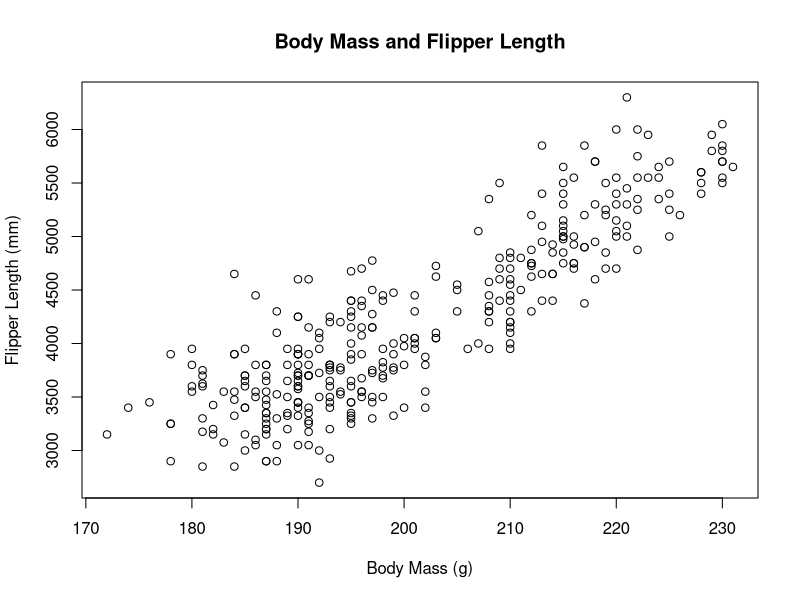
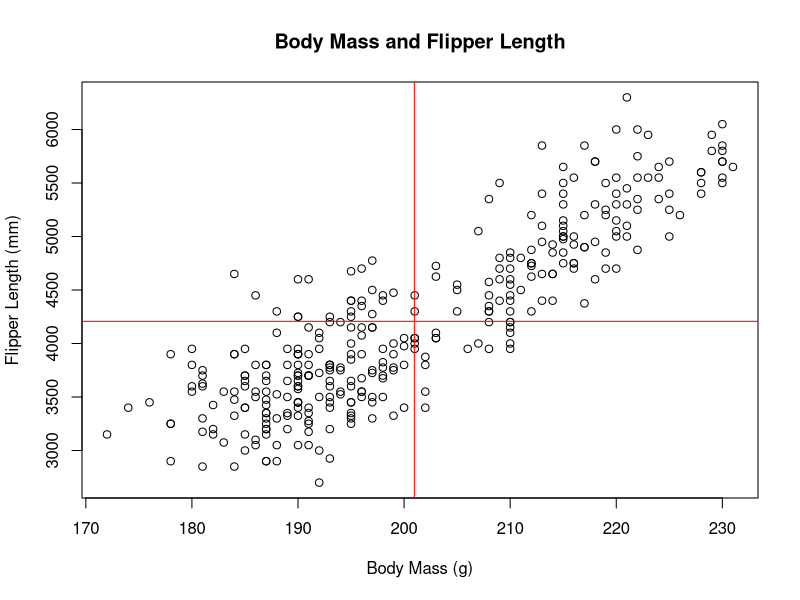
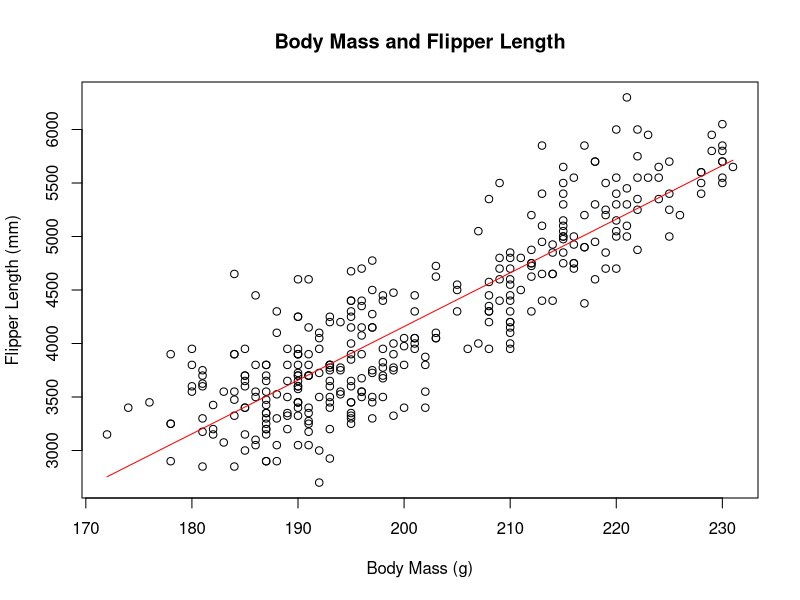
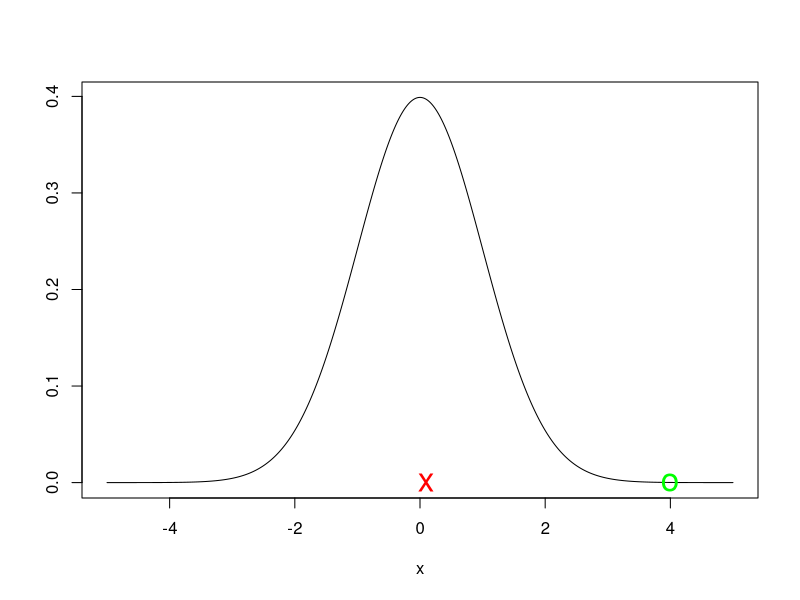
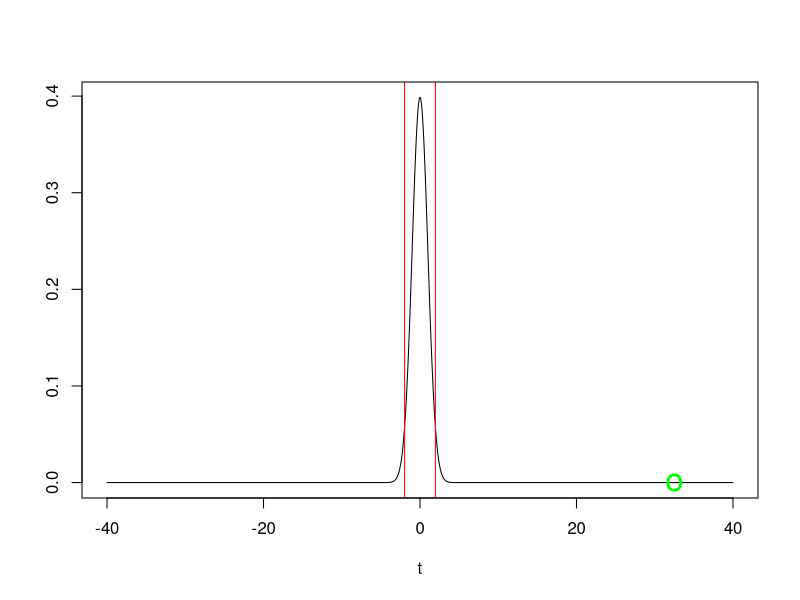

Here is the R script that generated these plots, in order:
## ---- chunk 1
knitr::opts_chunk$set(echo = TRUE)

## ---- chunk 2
library(tidyverse)
library(magrittr)
library(palmerpenguins)
## ---- chunk 3
penguins %>% head # the %>% is a code pipe, and comes from the package `magrittr`, this line is equivalent to `head(penguins)`
## ---- chunk 4
x = penguins %>% drop_na %>% pull(flipper_length_mm)
y = penguins %>% drop_na %>% pull(body_mass_g)
plot(x,y,
     main='Body Mass and Flipper Length',
     xlab='Body Mass (g)',
     ylab='Flipper Length (mm)')
## ---- chunk 5
x.bar = x %>% mean
y.bar = y %>% mean

plot(x,y,
     main='Body Mass and Flipper Length',
     xlab='Body Mass (g)',
     ylab='Flipper Length (mm)')
abline(v=x.bar, col='red')
abline(h=y.bar, col='red')
## ---- chunk 6
n = length(x)
cov1 = (1/(n-1)) * sum((x-x.bar)*(y-y.bar))
cov2 = cov(x,y)

c(cov1,cov2)
## ---- chunk 7
x.lbs = x/454
cov(x.lbs,y)
## ---- chunk 8
cor(x,y)
cor(x.lbs,y)
## ---- chunk 9

beta.1.hat = cov(x,y)/var(x)
beta.0.hat = mean(y) - beta.1.hat*mean(x)
c(beta.0.hat,beta.1.hat)
## ---- chunk 10
xgrid = seq(min(x),max(x),.01)
fit = beta.0.hat + beta.1.hat*xgrid
plot(x,y,main='Body Mass and Flipper Length',xlab='Body Mass (g)',ylab='Flipper Length (mm)')
lines(xgrid,fit,col='red')
## ---- chunk 11
beta.1.hat.lbs = cov(x.lbs,y)/var(x.lbs)
beta.0.hat.lbs = mean(y) - beta.1.hat.lbs*mean(x.lbs)
c(beta.0.hat.lbs,beta.1.hat.lbs)
## ---- chunk 12
xgrid = seq(-5,5,.01)
std.norm.curve = dnorm(xgrid,0,1)
plot(xgrid,std.norm.curve, type='l',xlab='x',ylab='') #plot curve as a line, rather than series of points
points(.1,0,col='red',pch='x',cex=2)
points(4,0,col='green',pch='o',cex=2)
## ---- chunk 13
y.hat = beta.0.hat + beta.1.hat * x
eps = y - y.hat
SSE = sum( eps**2 )
sigma2.hat = SSE/(n-2)
tau.hat = sqrt( sigma2.hat/sum( (x - mean(x))**2 ) )
t.hat = beta.1.hat/tau.hat

t.grid = seq(-40,40,.01)
t.dist = dt(t.grid, n-2)

alpha = .05
t.star.low = qt(alpha/2, n-2)
t.star.high = qt(1-(alpha/2), n-2)

xgrid = seq(-5,5,.01)
std.norm.curve = dnorm(xgrid,0,1)
plot(t.grid,t.dist, type='l',xlab='t',ylab='')
abline(v=t.star.low,col='red')
abline(v=t.star.high,col='red')
points(t.hat,0,col='green',pch='o',cex=2)
print(t.hat)
## ---- chunk 14
p.val = pt(t.hat,n-2,lower.tail=FALSE) + pt(-t.hat,n-2)
p.val
## ---- chunk 15
linear.model = lm(y~x)
summary(linear.model)
## ---- chunk 16
linear.model2 = lm(flipper_length_mm ~ body_mass_g, data= drop_na(penguins))
summary(linear.model2)
